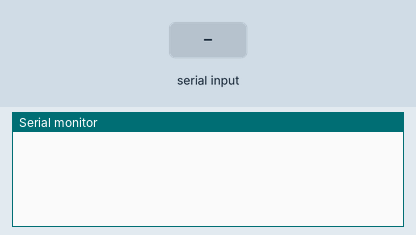
Recording of a sketch running on a simulated Arduino Uno, built with avr-gcc and run on an emulated ATmega328P. Shown: the last lines printed to the serial monitor. The test bench sets the inputs (shaded band).

Above: at 1.2 s.
1.3 s: "S1" received over Serial
At 3.0 s:
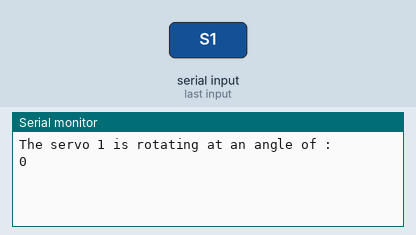
3.8 s: "S2" received over Serial
At 6.1 s:
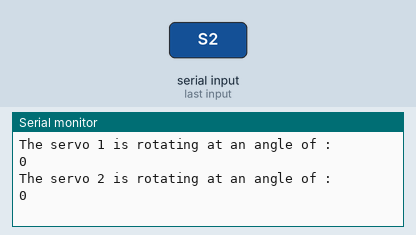

The sketch:

code_to_control_2_servo.ino
```cpp
String x;
String S_N;
String val;
int angle;
void setup() {
  Serial.begin(9600);
}
void getdata(){
  S_N = x.substring(0,2);
  val = x.substring(3);
  angle = val.toInt();
  //Serial.println("The servo is:");
  //Serial.println(S_N);
  //Serial.println("The angle is :");
  //Serial.println(val);
}
void loop() {
  if (Serial.available()>0){
    x = Serial.readString();
    //Serial.println(x);
    getdata();
    if (S_N == "S1"){
      Serial.println("The servo 1 is rotating at an angle of :");
      Serial.println(angle);
      //pca.setPWM(0, 0, angle);
    }
    else if (S_N == "S2"){
      Serial.println("The servo 2 is rotating at an angle of :");
      Serial.println(angle);
      //pca.setPWM(1, 0, angle);
    }

  }

}
```

Measured:
- after the input at 1.3 s, the serial monitor: prints a new line after 1.0 s (image 1)
- after the input at 3.8 s, the serial monitor: prints a new line after 1.0 s (image 2)
